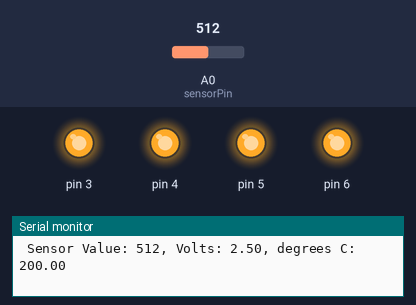
A sketch run on a simulated Arduino Uno, built with avr-gcc and run on an emulated ATmega328P. On the bench: output pins drawn as LEDs (lit = HIGH), the last lines printed to the serial monitor. Inputs (shaded band) come from the test bench; at power-on: A0 (sensorPin) = 512.

Above: at 1.3 s.
1.4 s: A0 (sensorPin) set to 162
2.9 s: A0 (sensorPin) set to 153
At 4.1 s:
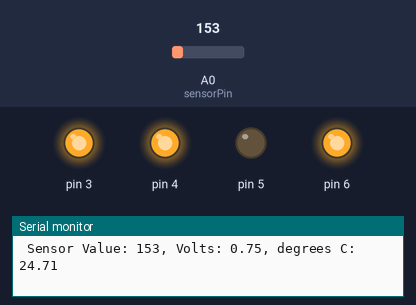
4.5 s: A0 (sensorPin) set to 122
At 5.4 s:
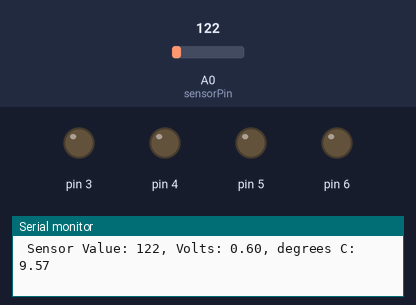
6.0 s: A0 (sensorPin) set to 306
At 6.7 s:
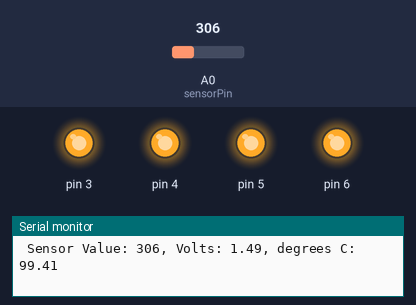
7.5 s: A0 (sensorPin) set to 0
At 8.0 s:
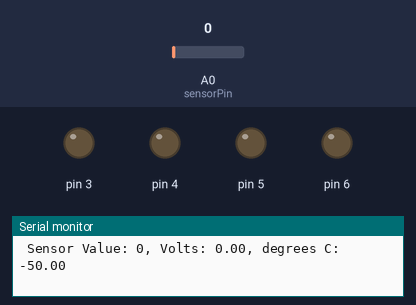
Timing chart, 0 to 10.0 s (numbered marks = the images above; inputs shaded):
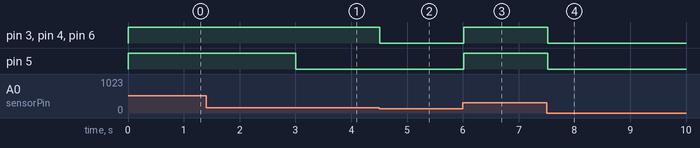

The sketch:

proj_3_temperature_detector.ino
```cpp
const int sensorPin = A0;
const float baselineTemp = 19.0;

void setup() {
  Serial.begin(9600);
  for (int pinNumber = 3; pinNumber <7; pinNumber ++) {
    pinMode(pinNumber, OUTPUT);
    digitalWrite(pinNumber, LOW);
  }

}

void loop() {
  int sensorVal = analogRead(sensorPin);
  float voltage = (sensorVal/1024.0) * 5.0;
  float temperature = (voltage - 0.5) * 100;

  Serial.print("\n Sensor Value: ");
  Serial.print(sensorVal);
  Serial.print(", Volts: ");
  Serial.print(voltage);
  Serial.print(", degrees C: ");
  Serial.print(temperature);

  if(temperature < baselineTemp+2) {
    for (int pinNumber = 3; pinNumber <7; pinNumber ++) {
    digitalWrite(pinNumber, LOW);
  	}
  } else if (temperature >= baselineTemp + 2 && temperature < baselineTemp + 4) {
    digitalWrite(3, HIGH);
    digitalWrite(4, LOW);
    digitalWrite(5, LOW);
  } else if (temperature >= baselineTemp + 4 && temperature < baselineTemp + 6) {
	  digitalWrite(3, HIGH);
    digitalWrite(4, HIGH);
    digitalWrite(5, LOW);
  } else if (temperature >= baselineTemp+6) {
    for (int pinNumber = 3; pinNumber <7; pinNumber ++) {
    digitalWrite(pinNumber, HIGH);
  	}
  }
  delay(500);
}
```

Measured:
- the behaviour switches between 154 and 153 on A0 (sensorPin) (found by bisection; images 0 and 1)
- after the input at 2.9 s, pin 5: HIGH → LOW after 0.11 s
- after the input at 4.5 s, pin 3, pin 4, pin 6: HIGH → LOW at once
- after the input at 6.0 s, pin 3–6: LOW → HIGH at once
- after the input at 7.5 s, pin 3–6: HIGH → LOW at once
